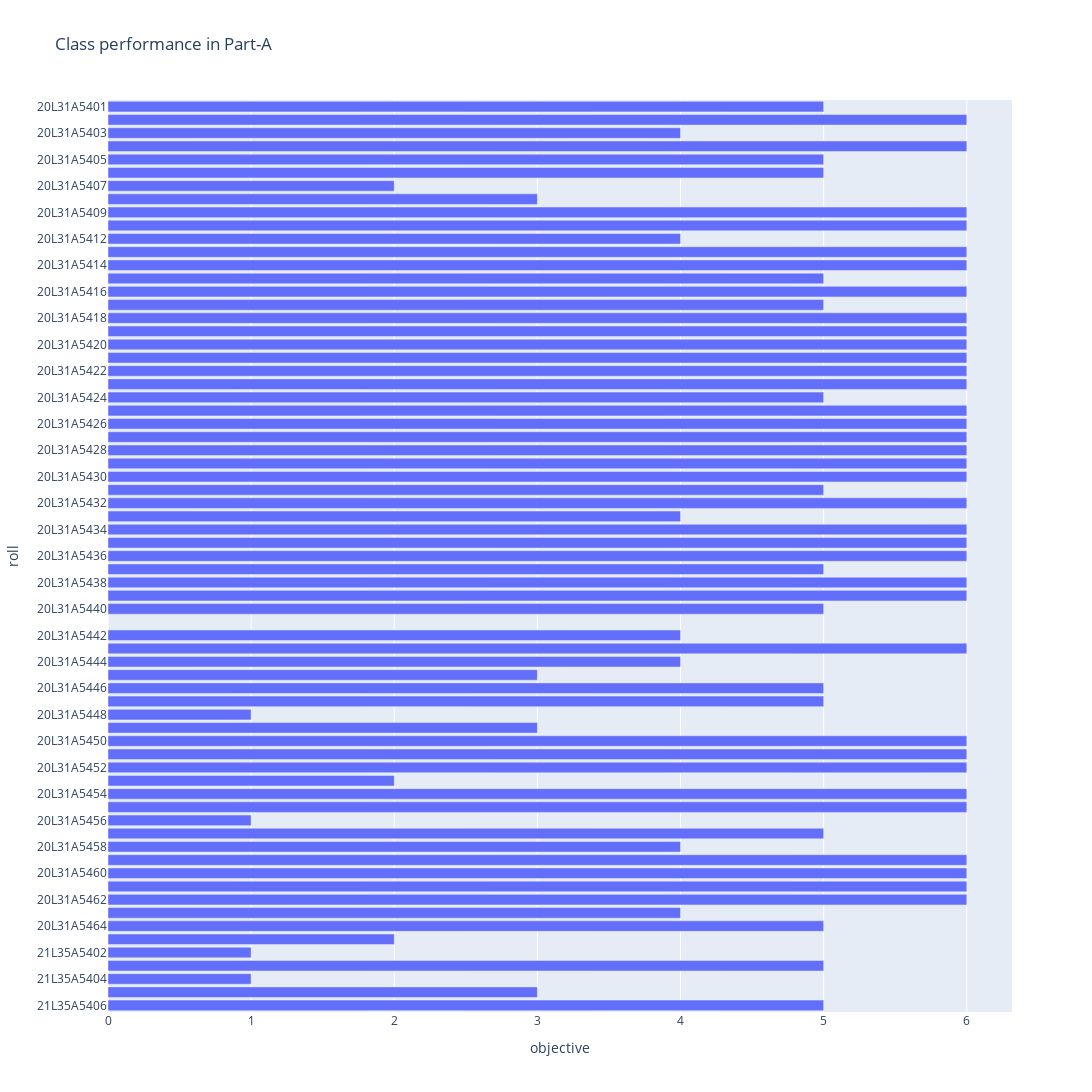

The notebook cell saved with this chart:
### Code cell
fig = px.bar(python,x="objective", y="roll", text='objective', orientation='h',width=1100, height=1500,title='Class performance in Part-A')
fig.update_traces(texttemplate='%{text:.2s}', textposition='outside')
fig.update_layout(uniformtext_minsize=8, uniformtext_mode='hide')
fig.update_layout(
    yaxis = dict(autorange="reversed")
)
fig.show()

### Figure 1 — Plotly figure (JSON) as saved in the notebook; plotly's stock layout.template omitted (floating-point values rounded to 4 significant figures)
{"data": [{"alignmentgroup": "True", "hovertemplate": "objective=%{text}<br>roll=%{y}<extra></extra>", "legendgroup": "", "marker": {"color": "#636efa", "pattern": {"shape": ""}}, "name": "", "offsetgroup": "", "orientation": "h", "showlegend": false, "text": [5, 6, 4, 6, 5, 5, 2, 3, 6, 6, 4, 6, 6, 5, 6, 5, 6, 6, 6, 6, 6, 6, 5, 6, 6, 6, 6, 6, 6, 5, 6, 4, 6, 6, 6, 5, 6, 6, 5, 0, 4, 6, 4, 3, 5, 5, 1, 3, 6, 6, 6, 2, 6, 6, 1, 5, 4, 6, 6, 6, 6, 4, 5, 2, 1, 5, 1, 3, 5], "textposition": "outside", "texttemplate": "%{text:.2s}", "type": "bar", "x": [5, 6, 4, 6, 5, 5, 2, 3, 6, 6, 4, 6, 6, 5, 6, 5, 6, 6, 6, 6, 6, 6, 5, 6, 6, 6, 6, 6, 6, 5, 6, 4, 6, 6, 6, 5, 6, 6, 5, 0, 4, 6, 4, 3, 5, 5, 1, 3, 6, 6, 6, 2, 6, 6, 1, 5, 4, 6, 6, 6, 6, 4, 5, 2, 1, 5, 1, 3, 5], "xaxis": "x", "y": ["20L31A5401", "20L31A5402", "20L31A5403", "20L31A5404", "20L31A5405", "20L31A5406", "20L31A5407", "20L31A5408", "20L31A5409", "20L31A5411", "20L31A5412", "20L31A5413", "20L31A5414", "20L31A5415", "20L31A5416", "20L31A5417", "20L31A5418", "20L31A5419", "20L31A5420", "20L31A5421", "20L31A5422", "20L31A5423", "20L31A5424", "20L31A5425", "20L31A5426", "20L31A5427", "20L31A5428", "20L31A5429", "20L31A5430", "20L31A5431", "20L31A5432", "20L31A5433", "20L31A5434", "20L31A5435", "20L31A5436", "20L31A5437", "20L31A5438", "20L31A5439", "20L31A5440", "20L31A5441", "20L31A5442", "20L31A5443", "20L31A5444", "20L31A5445", "20L31A5446", "20L31A5447", "20L31A5448", "20L31A5449", "20L31A5450", "20L31A5451", "20L31A5452", "20L31A5453", "20L31A5454", "20L31A5455", "20L31A5456", "20L31A5457", "20L31A5458", "20L31A5459", "20L31A5460", "20L31A5461", "20L31A5462", "20L31A5463", "20L31A5464", "21L35A5401", "21L35A5402", "21L35A5403", "21L35A5404", "21L35A5405", "21L35A5406"], "yaxis": "y"}], "layout": {"barmode": "relative", "height": 1500, "legend": {"tracegroupgap": 0}, "title": {"text": "Class performance in Part-A"}, "uniformtext": {"minsize": 8, "mode": "hide"}, "width": 1100, "xaxis": {"anchor": "y", "domain": [0, 1], "title": {"text": "objective"}}, "yaxis": {"anchor": "x", "autorange": "reversed", "domain": [0, 1], "title": {"text": "roll"}}}}
